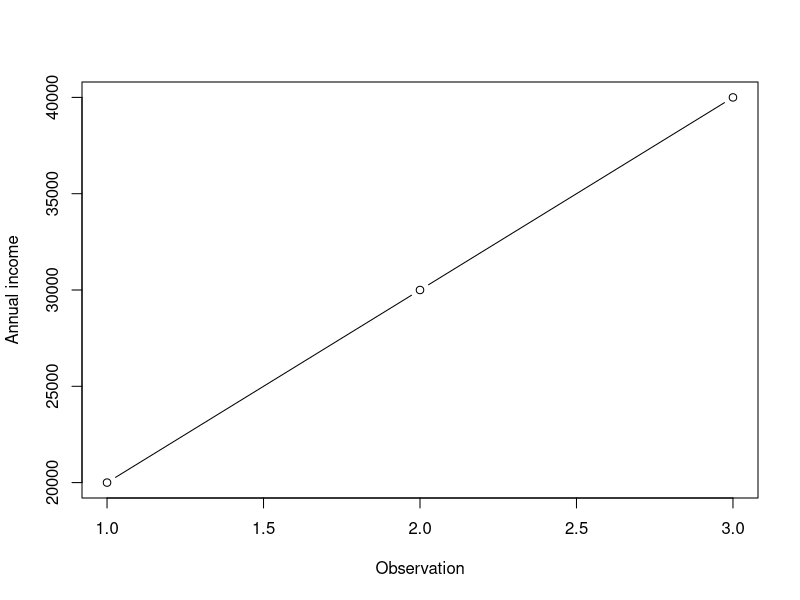

Reproduce this figure in R.
# R for Policy — Module 09: R & RStudio
# Complete module: 3 lessons, all worked examples.
# These are the reference solutions; they do not include your browser edits.
# Run sections in order, or source this entire file in R.

# SETUP
# Install once, if needed: install.packages(c("dplyr", "tidyr", "ggplot2", "readxl", "writexl"))
library(dplyr)
library(tidyr)
library(ggplot2)
library(readxl)
library(writexl)

# ======================================================================
# LESSON 1: Install R and RStudio
# ======================================================================

# Install R from https://cran.r-project.org/ first.
# Then install RStudio Desktop: https://posit.co/download/rstudio-desktop/
# Open RStudio and run the following lines in its Console. Expected answer: 4.

# WORKED EXAMPLE
# Run in the RStudio Console
R.version.string
2 + 2

# ======================================================================
# LESSON 2: Write and run an R script
# ======================================================================

# Default panes: Source (top left), Console (bottom left), Environment (top right), Output with Plots/Files/Packages/Help (bottom right).
# Create first_script.R in RStudio using File > New File > R Script.
# Run a line or selection: Ctrl+Enter (Windows/Linux), Cmd+Return (Mac).
# Run the whole file with Source. print() makes results visible when sourcing.
# Optional practice: change 20000 to 25000. The new mean is about 31666.67.
# After running the example, try these two lines in RStudio:
# df <- data.frame(annual_income = incomes)
# View(df)
# View(df) opens an Excel-like table in the Data Viewer.

# WORKED EXAMPLE
# A short script using fictional incomes
incomes <- c(20000, 30000, 40000)
mean_income <- mean(incomes)
print(mean_income)

plot(incomes, type = "b",
     xlab = "Observation", ylab = "Annual income")

# ======================================================================
# LESSON 3: Save scripts and set file paths
# ======================================================================

# Create a normal mvpf-course folder and save your code there as a .R file with File > Save As.
# Reopen scripts with File > Open File. Save changes with Ctrl+S (Windows/Linux) or Cmd+S (Mac).
# The working directory is the starting folder for relative paths. Saving a script does not set it.
# In RStudio, use Session > Set Working Directory > Choose Directory and select your course folder.
# getwd() shows the working directory; setwd() changes it to an existing folder.
# Alternatively, adapt one of these paths and add the command near the top of your script:
# Mac example: setwd("/Users/yourname/Documents/mvpf-course")
# Windows example: setwd("C:/Users/yourname/Documents/mvpf-course")
# Use your own folder path, forward slashes and quotation marks. Run it in each new R session.
# With mvpf-course as the working directory, read.csv("data/data_incomes.csv") reads from its data subfolder.
# A full (absolute) file path can be used regardless of the working directory.
# write.csv(df, "saved_incomes.csv", row.names = FALSE) saves in the working directory.
# Course downloads embed practice data, so no separate CSV or working-directory change is needed to read them.
# Install the packages listed at the top of this download before running it.
# Expected mean_income: 30000. Restart R and run from the beginning to check your workflow.

# WORKED EXAMPLE
library(dplyr)
library(tidyr)
library(ggplot2)

practice <- data.frame(income = c(20000, 30000, 40000))
summary_income <- practice %>%
  summarise(mean_income = mean(income))
print(summary_income)
